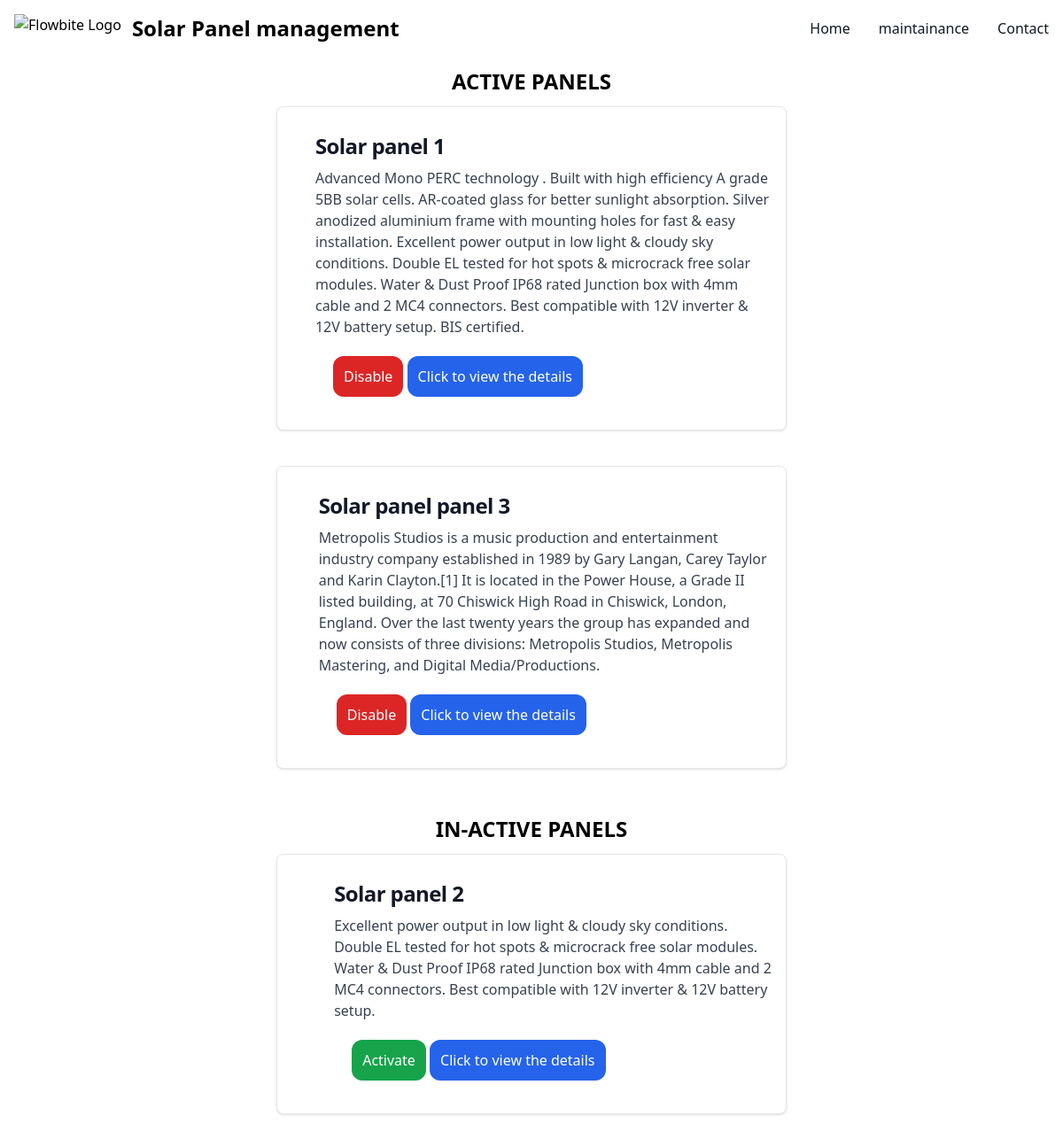
Before: / with the older database file.
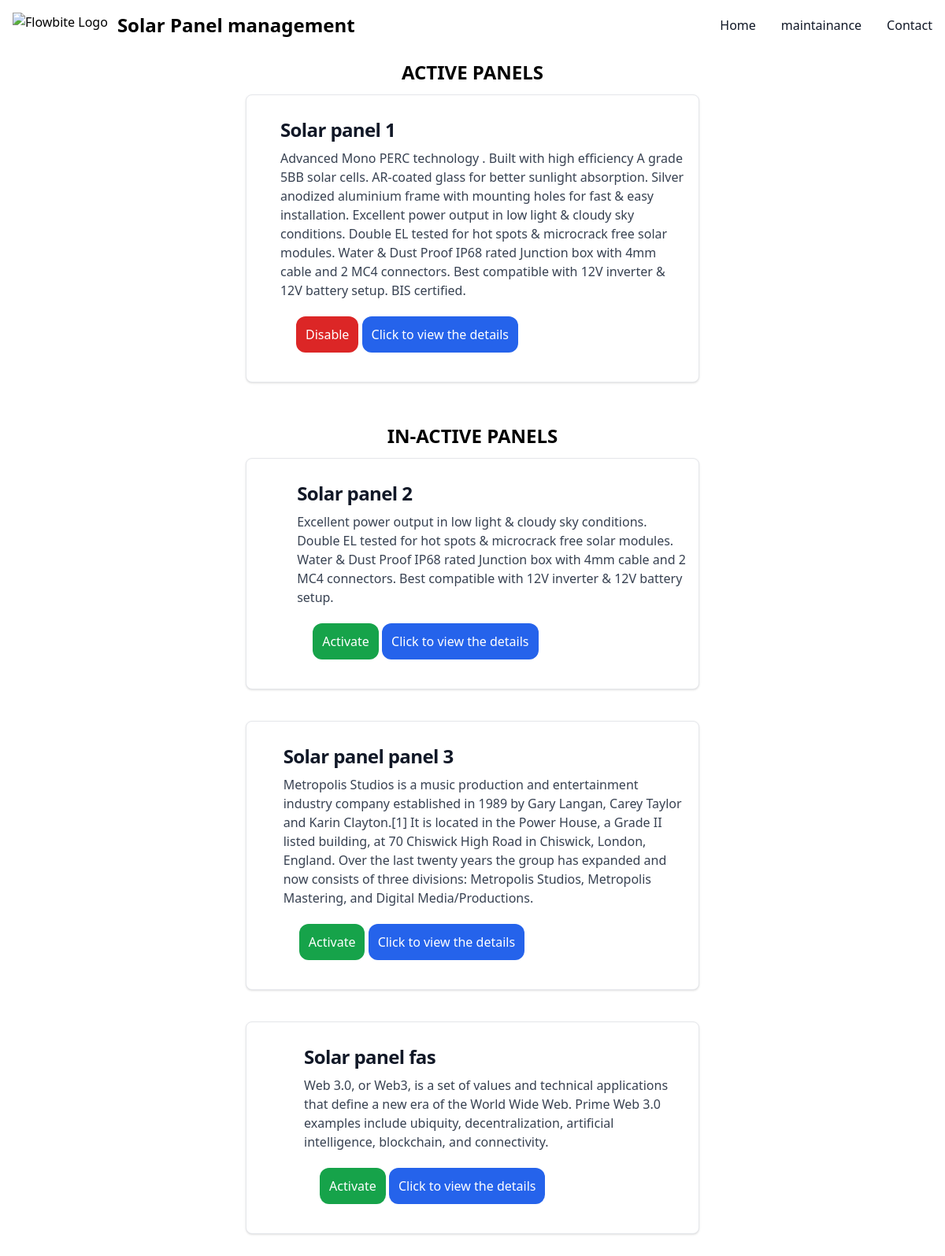
After: the same page with the newer database file.
### app/models.py (models this page shows)
class SolarPanel(models.Model):
    name = models.CharField(max_length=100)
    description = models.CharField(max_length=500)
    model_number = models.CharField(max_length=20)
    nominal_voltage = models.PositiveIntegerField()
    product_weight =  models.PositiveIntegerField()
    dimensions_l =models.PositiveIntegerField()
    dimensions_b =models.PositiveIntegerField()
    dimensions_w =models.PositiveIntegerField()
    warranty = models.PositiveIntegerField()
    status=models.CharField(choices=status,max_length=10,default='Inactive')
    def __str__(self):
        return self.name

### app/views.py (the view)
# urls.py: 2. Add a URL to urlpatterns:  path('', views.home, name='home')
def home(request):
    product= SolarPanel.objects.all()
    return render(request,"home.html",{'product':product})

### app/templates/home.html (shortened to what this page needs)
{% extends 'base.html' %}
{% block content %}
<h1 class="flex justify-center font-bold text-2xl p-3"> ACTIVE PANELS </h1>
<div class="mx-10 mb-10">
    {% for i in product %}
    {% if i.status == "Active" %}
    <div class="flex justify-center mb-10">
        <div class="flex flex-col items-center bg-white border border-gray-200 rounded-lg shadow md:flex-row md:max-w-xl hover:bg-gray-100 dark:border-gray-700 dark:bg-gray-800 dark:hover:bg-gray-800 py-3">
            <div class="flex flex-col justify-between p-4 leading-normal">
                <h5 class="mb-2 text-2xl font-bold tracking-tight text-gray-900 dark:text-white">Solar panel {{i}}</h5>
                <p class="mb-3 font-normal text-gray-700 dark:text-gray-400">{{i.description}}</p>
                <div class="p-5 ">
                    <a href="{% url 'disable_state' i.id %}" class="text-white p-3 bg-red-600 rounded-xl">Disable</a>
                    <a href="{% url 'description' i.id %}" class="text-white p-3 bg-blue-600 hover:bg-blue-700 rounded-xl">Click to view the details</a>
                </div>
            </div>
        </div>
    </div>
    {% endif %}
    {% endfor%}
</div>
<h1 class="flex justify-center font-bold text-2xl p-3"> IN-ACTIVE PANELS </h1>
<div class="mx-10 mb-10">
    {% for i in product %}
    {% if i.status == "Inactive" %}
    <div class="flex justify-center mb-10">
        <div class="flex flex-col items-center bg-white border border-gray-200 rounded-lg shadow md:flex-row md:max-w-xl hover:bg-gray-100 dark:border-gray-700 dark:bg-gray-800 dark:hover:bg-gray-800 py-3">
            <div class="flex flex-col justify-between p-4 leading-normal">
                <h5 class="mb-2 text-2xl font-bold tracking-tight text-gray-900 dark:text-white">Solar panel {{i}}</h5>
                <p class="mb-3 font-normal text-gray-700 dark:text-gray-400">{{i.description}}</p>
                <div class="p-5 ">
                    <a href="{% url 'enable_state' i.id %}" class="text-white p-3 bg-green-600 rounded-xl">Activate</a>
                    <a href="{% url 'description' i.id %}" class="text-white p-3 bg-blue-600 hover:bg-blue-700 rounded-xl">Click to view the details</a>
                </div>
            </div>
        </div>
    </div>
    {% endif %}
    {% endfor%}
</div>
{% endblock %}

Changed rows visible on the page:
changed SolarPanel "panel 3": moves from the list under "ACTIVE PANELS" to the list under "IN-ACTIVE PANELS"
added SolarPanel: name "fas", description "Web 3.0, or Web3, is a set of values and technical applications that define a new era of the World Wide Web. Prime Web 3.0 examples include ubiquity, decentralization, artificial intelligence, blockchain, and connectivity.", shown under "IN-ACTIVE PANELS"
